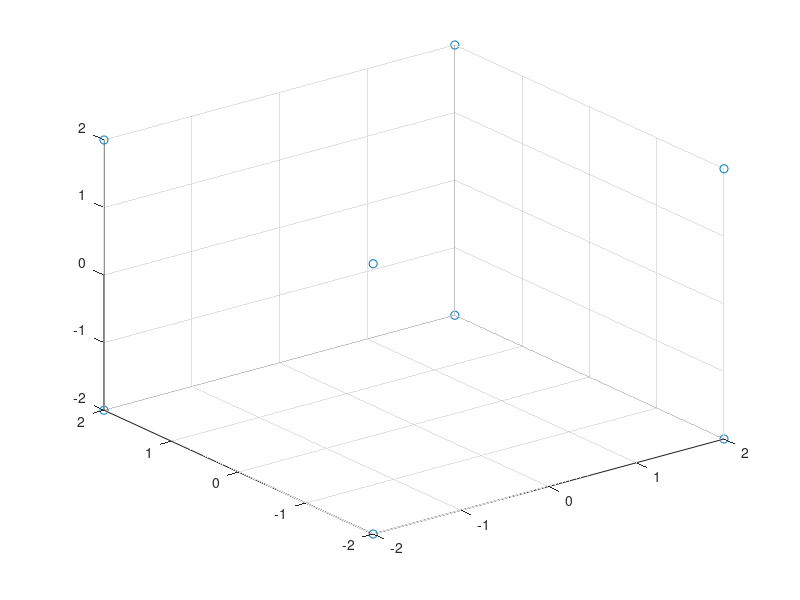
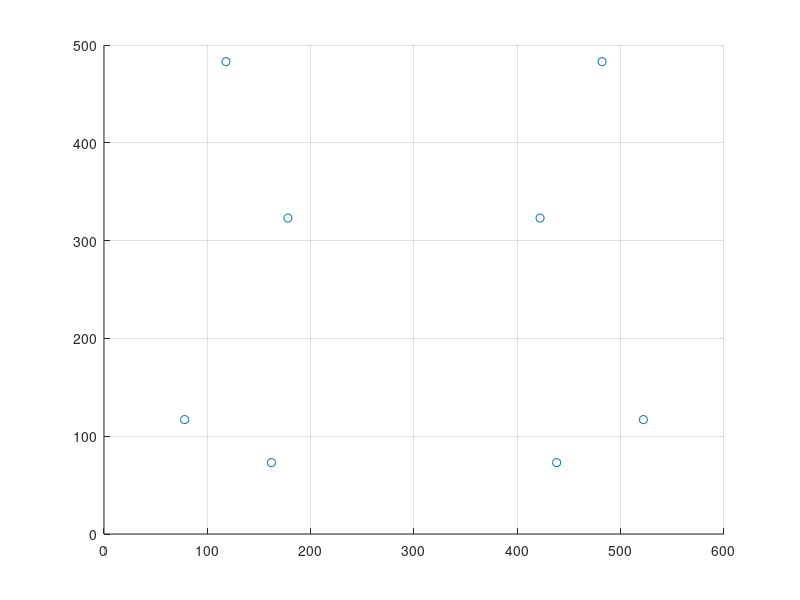

Write the MATLAB code that produced these figures, in order. (Note: this script raises an error after producing the figures.)
%% Camera Calibration using 3D calibration object
%% Draw the image points

real_points = [2 2 2;
-2 2 2;
-2 2 -2;
2 2 -2;
2 -2 2;
-2 -2 2;
-2 -2 -2;
2 -2 -2];
figure(1)
plot3(real_points(:,1),real_points(:,2),real_points(:,3),'o')
grid on

pixel_points = [422 323; 178 323; 118 483; 482 483; 438 73; 162 73; 78 117; 522 117];
figure(2)
scatter(pixel_points(:,1),pixel_points(:,2),'o')
grid on

%% Generate matrix P
[x, y] = size(real_points);
P=[];
for i=1:x
    P=[P; gen_mat_P(real_points(i,:),pixel_points(i,:))];
end
P